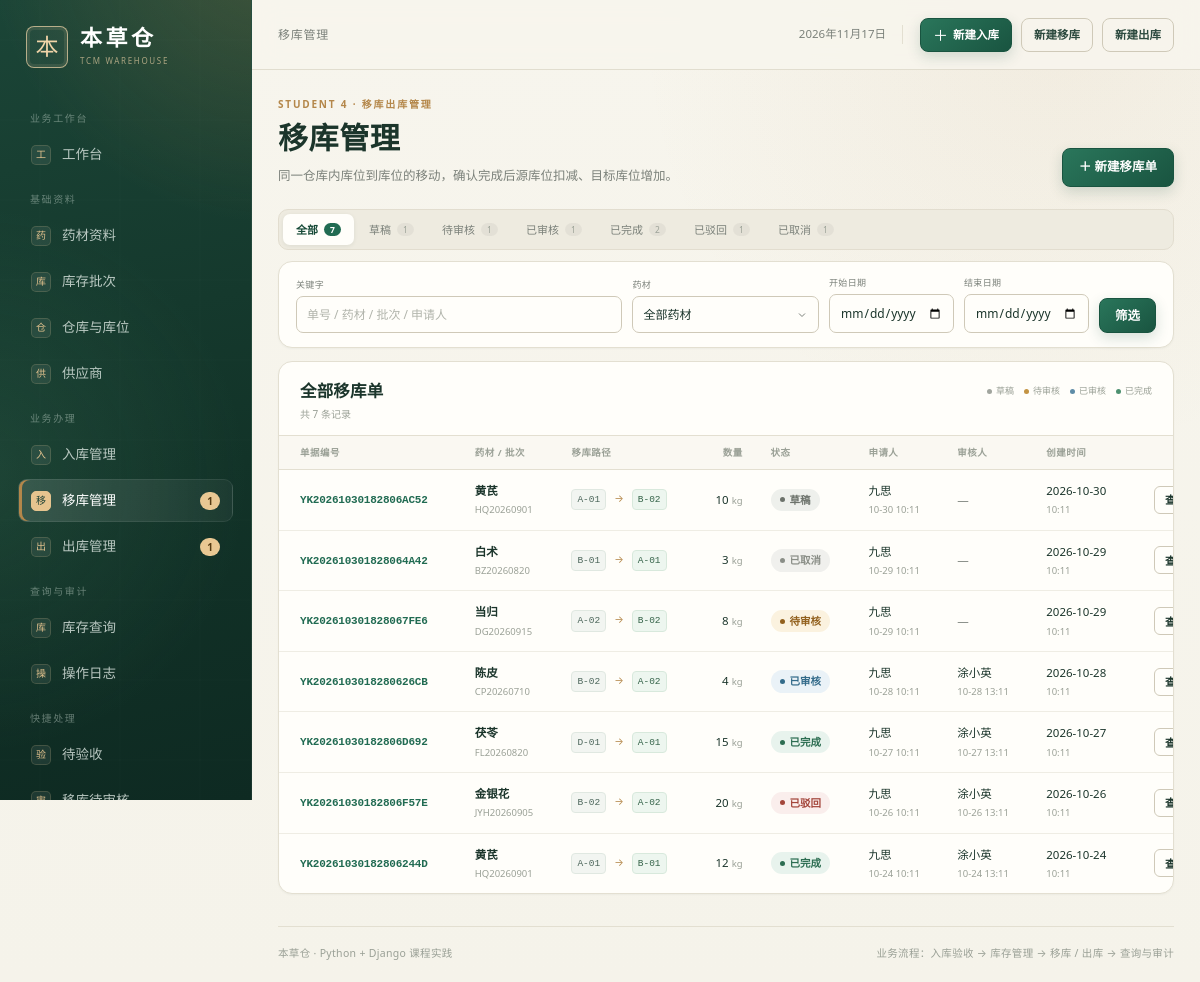
Screenshot of /transfers/ (signed in) with the database file from the repository.
### warehouse/models.py (models this page shows, shortened)
class OrderBase(models.Model):
    status = models.CharField(
        "单据状态",
        max_length=16,
        choices=OrderStatus.choices,
        default=OrderStatus.DRAFT,
        db_index=True,
    )
    applicant = models.ForeignKey(
        settings.AUTH_USER_MODEL,
        on_delete=models.PROTECT,
        related_name="+",
        verbose_name="申请人",
    )
    auditor = models.ForeignKey(
        settings.AUTH_USER_MODEL,
        on_delete=models.PROTECT,
        related_name="+",
        verbose_name="审核人",
        null=True,
        blank=True,
    )
    review_comment = models.CharField("审核意见", max_length=300, blank=True)
    exception_note = models.TextField("异常备注", blank=True)
    submitted_at = models.DateTimeField("提交时间", null=True, blank=True)
    audited_at = models.DateTimeField("审核时间", null=True, blank=True)
    completed_at = models.DateTimeField("完成时间", null=True, blank=True)
    created_at = models.DateTimeField("创建时间", auto_now_add=True)
    updated_at = models.DateTimeField("更新时间", auto_now=True)
    class Meta:
        abstract = True
    @property
    def status_tone(self):
        return STATUS_TONE.get(self.status, "neutral")

class TransferOrder(OrderBase):
    transfer_no = models.CharField(
        "移库单号", max_length=24, unique=True, db_index=True, editable=False
    )
    herb = models.ForeignKey(
        Herb, on_delete=models.PROTECT, related_name="transfers", verbose_name="药材"
    )
    batch_no = models.CharField("批次号", max_length=50)
    from_location = models.ForeignKey(
        StorageLocation,
        on_delete=models.PROTECT,
        related_name="transfers_out",
        verbose_name="移出库位",
    )
    to_location = models.ForeignKey(
        StorageLocation,
        on_delete=models.PROTECT,
        related_name="transfers_in",
        verbose_name="移入库位",
    )
    quantity = models.DecimalField(
        "移库数量",
        max_digits=12,
        decimal_places=3,
        validators=[MinValueValidator(Decimal("0.001"))],
    )
    reason = models.CharField("移库原因", max_length=300)
    class Meta:
        verbose_name = "移库单"
        verbose_name_plural = "移库单"
        ordering = ["-created_at", "-id"]
        indexes = [
            models.Index(fields=["status", "-created_at"]),
            models.Index(fields=["herb", "batch_no"]),
        ]

class Herb(models.Model):
    code = models.CharField("药材编码", max_length=30, unique=True)
    name = models.CharField("药材名称", max_length=80)
    spec = models.CharField("规格", max_length=80, blank=True)
    unit = models.CharField("单位", max_length=10, default="kg")
    category = models.CharField("类别", max_length=40, blank=True)
    safety_stock = models.DecimalField(
        "安全库存", max_digits=12, decimal_places=3, default=Decimal("0")
    )
    is_active = models.BooleanField("启用", default=True)
    class Meta:
        verbose_name = "药材"
        verbose_name_plural = "药材"
        ordering = ["code"]

class StorageLocation(models.Model):
    warehouse = models.ForeignKey(
        Warehouse,
        on_delete=models.PROTECT,
        related_name="locations",
        verbose_name="所属仓库",
    )
    code = models.CharField("库位编码", max_length=30)
    name = models.CharField("库位名称", max_length=80, blank=True)
    zone = models.CharField("库区", max_length=30, blank=True)
    is_active = models.BooleanField("启用", default=True)
    class Meta:
        verbose_name = "库位"
        verbose_name_plural = "库位"
        ordering = ["warehouse__code", "code"]
        constraints = [
            models.UniqueConstraint(
                fields=["warehouse", "code"], name="uniq_location_warehouse_code"
            )
        ]

class UserProfile(models.Model):
    class Role(models.TextChoices):
        ADMIN = "admin", "系统管理员"
        KEEPER = "keeper", "仓管员"
        MANAGER = "manager", "仓库主管"
        VIEWER = "viewer", "只读访客"
    user = models.OneToOneField(
        settings.AUTH_USER_MODEL,
        on_delete=models.CASCADE,
        related_name="profile",
        verbose_name="用户",
    )
    role = models.CharField(
        "岗位角色", max_length=16, choices=Role.choices, default=Role.VIEWER
    )
    phone = models.CharField("联系电话", max_length=20, blank=True)
    department = models.CharField("所属部门", max_length=50, blank=True)
    class Meta:
        verbose_name = "用户档案"
        verbose_name_plural = "用户档案"
    @property
    def display_name(self):
        return self.user.get_full_name() or self.user.username
    @property
    def effective_role(self):
        if self.user.is_superuser:
            return self.Role.ADMIN
        return self.role

### warehouse/views.py (the view)
# urls.py: path("transfers/", views.transfer_list, name="transfer_list"),
@login_required
def transfer_list(request):
    base = _base_order_queryset("transfer")
    counts = _status_counts(base)
    queryset, filters = _apply_common_filters(request, base, "transfer")
    page_obj = _pagination(request, queryset)
    context = {
        "page_obj": page_obj,
        "orders": page_obj.object_list,
        "counts": counts,
        "total_count": sum(counts.values()),
        "status_tabs": _status_tabs(counts, filters["status"]),
        "filters": filters,
        "herbs": Herb.objects.filter(is_active=True),
        "kind": "transfer",
        "kind_label": "移库单",
        "list_title": "移库管理",
        "list_sub": "同一仓库内库位到库位的移动，确认完成后源库位扣减、目标库位增加。",
        "detail_url_name": "transfer_detail",
        "create_url_name": "transfer_create",
        "active_nav": "transfer",
        "can_create": has_perm(request.user, "transfer.create"),
    }
    return render(request, "warehouse/order_list.html", context)

### warehouse/permissions.py (called while the page is built)
def get_role(user):
    if not user.is_authenticated:
        return None
    if user.is_superuser:
        return "admin"
    profile = getattr(user, "profile", None)
    return profile.effective_role if profile else "viewer"

def has_perm(user, code):
    return bool(get_access_config(user)["permissions"].get(code))

def allowed_menus(user):
    return set(get_access_config(user)["menus"])

def can_create(user):
    return has_perm(user, "transfer.create") or has_perm(user, "outbound.create")

def can_audit(user):
    return (
        has_perm(user, "transfer.audit")
        or has_perm(user, "outbound.audit")
        or has_perm(user, "inbound.audit")
    )

def can_execute(user):
    return (
        has_perm(user, "transfer.execute")
        or has_perm(user, "outbound.execute")
        or has_perm(user, "inbound.execute")
    )

### warehouse/templatetags/warehouse_tags.py (called while the page is built)
@register.simple_tag
def menu_url(key):
    name = MENU_URL_NAMES.get(key)
    if not name:
        return "#"
    try:
        return reverse(name)
    except NoReverseMatch:
        return "#"

@register.simple_tag(takes_context=True)
def query_replace(context, **kwargs):
    request = context.get("request")
    query = request.GET.copy() if request else {}
    for key, value in kwargs.items():
        if value is None or value == "":
            query.pop(key, None)
        else:
            query[key] = value
    try:
        return query.urlencode()
    except AttributeError:
        return ""

@register.filter
def get_item(mapping, key):
    if mapping is None:
        return None
    try:
        return mapping.get(key)
    except AttributeError:
        try:
            return mapping[key]
        except (KeyError, IndexError, TypeError):
            return None

@register.filter
def qty(value, digits=3):
    try:
        number = Decimal(value)
    except (TypeError, ValueError, InvalidOperation):
        return value
    text = f"{number:.{digits}f}".rstrip("0").rstrip(".")
    return text or "0"

### warehouse/views.py (called while the page is built)
def _status_counts(queryset):
    counts = {key: 0 for key, _label in STATUS_CHOICES}
    for row in queryset.values("status").annotate(total=Count("id")):
        counts[row["status"]] = row["total"]
    return counts

def _status_tabs(counts, current=""):
    return [
        {
            "value": value,
            "label": label,
            "count": counts.get(value, 0),
            "active": current == value,
        }
        for value, label in STATUS_CHOICES
    ]

### templates/warehouse/order_list.html (shortened to what this page needs)
{% extends "base.html" %}
{% load warehouse_tags %}
{% block breadcrumb %}{{ list_title }}{% endblock %}
{% block content %}
<section class="page-head">
  <div>
    <p class="eyebrow">STUDENT 4 · 移库出库管理</p>
    <h1>{{ list_title }}</h1>
    <p class="page-sub">{{ list_sub }}</p>
  </div>
  <div class="head-actions">
    {% if can_create %}
    <a href="{% url create_url_name %}" class="btn btn-primary">＋ 新建{{ kind_label }}</a>
    {% endif %}
  </div>
</section>
<div class="status-tabs" role="tablist" aria-label="按状态筛选">
  <a href="?{% query_replace status='' page='' %}" class="status-tab {% if not filters.status %}active{% endif %}">
    全部 <span>{{ total_count }}</span>
  </a>
  {% for tab in status_tabs %}
  <a href="?{% query_replace status=tab.value page='' %}" class="status-tab {% if tab.active %}active{% endif %}">
    {{ tab.label }} <span>{{ tab.count }}</span>
  </a>
  {% endfor %}
</div>
<section class="panel filter-panel">
  <form method="get" class="filter-form">
    <label class="filter-field filter-search">
      <span>关键字</span>
      <input type="search" name="q" value="{{ filters.q }}" class="form-input" placeholder="单号 / 药材 / 批次 / 申请人{% if kind == 'outbound' %} / 领用人{% endif %}">
    </label>
    <label class="filter-field">
      <span>药材</span>
      <select name="herb" class="form-select">
        <option value="">全部药材</option>
      </select>
    </label>
    <label class="filter-field">
      <span>开始日期</span>
      <input type="date" name="date_from" value="{{ filters.date_from }}" class="form-input">
    </label>
    <label class="filter-field">
      <span>结束日期</span>
      <input type="date" name="date_to" value="{{ filters.date_to }}" class="form-input">
    </label>
    <div class="filter-actions">
      <button type="submit" class="btn btn-primary">筛选</button>
    </div>
  </form>
</section>
<section class="panel">
  <div class="panel-head list-head">
    <div>
      <h2>{% if filters.status %}{{ filters.status|status_label }}{% else %}全部{% endif %}{{ kind_label }}</h2>
      <p>共 {{ page_obj.paginator.count }} 条记录{% if filters.has_filters %}（已筛选）{% endif %}</p>
    </div>
    <div class="legend">
      <span><i class="legend-dot dot-draft"></i>草稿</span>
      <span><i class="legend-dot dot-pending"></i>待审核</span>
      <span><i class="legend-dot dot-approved"></i>已审核</span>
      <span><i class="legend-dot dot-completed"></i>已完成</span>
    </div>
  </div>
  {% if orders %}
  <div class="table-wrap">
    <table class="data-table order-table">
      <thead>
        <tr>
          <th>单据编号</th>
          <th>药材 / 批次</th>
          <th>{% if kind == 'transfer' %}移库路径{% else %}出库去向{% endif %}</th>
          <th class="num">数量</th>
          <th>状态</th>
          <th>申请人</th>
          <th>审核人</th>
          <th>创建时间</th>
          <th></th>
        </tr>
      </thead>
      <tbody>
        {% for order in orders %}
        <tr>
          <td>
            <a class="order-link" href="{% url detail_url_name order.pk %}">
              {% if kind == 'transfer' %}{{ order.transfer_no }}{% else %}{{ order.outbound_no }}{% endif %}
            </a>
          </td>
          <td>
            <strong class="cell-strong">{{ order.herb.name }}</strong>
            <small class="cell-sub">{{ order.batch_no }}{% if kind == 'outbound' %} · {{ order.get_outbound_type_display }}{% endif %}</small>
          </td>
          <td class="path-cell">
            {% if kind == 'transfer' %}
              <span class="loc-chip">{{ order.from_location.code }}</span>
              <span class="path-arrow">→</span>
              <span class="loc-chip loc-chip-in">{{ order.to_location.code }}</span>
            {% else %}
              <span class="loc-chip">{{ order.location.code }}</span>
              <span class="path-arrow">→</span>
              <span class="dest-text">{{ order.recipient }}</span>
            {% endif %}
          </td>
          <td class="num">{{ order.quantity|qty }} <small>{{ order.herb.unit }}</small></td>
          <td><span class="status status-{{ order.status_tone }}">{{ order.get_status_display }}</span></td>
          <td>
            {{ order.applicant.profile.display_name|default:order.applicant.username }}
            <small class="cell-sub">{{ order.created_at|date:"m-d H:i" }}</small>
          </td>
          <td>
            {% if order.auditor %}
              {{ order.auditor.profile.display_name|default:order.auditor.username }}
              <small class="cell-sub">{{ order.audited_at|date:"m-d H:i" }}</small>
            {% else %}<span class="muted">—</span>{% endif %}
          </td>
          <td class="nowrap">{{ order.created_at|date:"Y-m-d" }}<small class="cell-sub">{{ order.created_at|date:"H:i" }}</small></td>
          <td class="row-action"><a href="{% url detail_url_name order.pk %}" class="btn btn-tiny">查看</a></td>
        </tr>
        {% endfor %}
      </tbody>
    </table>
  </div>
  {% endif %}
</section>
{% endblock %}

### rows the page displays
TransferOrder: transfer_no "YK20261030182806AC52", herb.name "黄芪", batch_no "HQ20260901", from_location.code "A-01", to_location.code "B-02", quantity|qty "10", herb.unit "kg", status "草稿", applicant.profile.display_name "九思", created_at "10-30 10:11", created_at "2026-10-30", created_at "10:11"
TransferOrder: transfer_no "YK202610301828064A42", herb.name "白术", batch_no "BZ20260820", from_location.code "B-01", to_location.code "A-01", quantity|qty "3", herb.unit "kg", status "已取消", applicant.profile.display_name "九思", created_at "10-29 10:11", created_at "2026-10-29", created_at "10:11"
TransferOrder: transfer_no "YK202610301828067FE6", herb.name "当归", batch_no "DG20260915", from_location.code "A-02", to_location.code "B-02", quantity|qty "8", herb.unit "kg", status "待审核", applicant.profile.display_name "九思", created_at "10-29 10:11", created_at "2026-10-29", created_at "10:11"
TransferOrder: transfer_no "YK2026103018280626CB", herb.name "陈皮", batch_no "CP20260710", from_location.code "B-02", to_location.code "A-02", quantity|qty "4", herb.unit "kg", status "已审核", applicant.profile.display_name "九思", created_at "10-28 10:11", auditor.profile.display_name "涂小英", audited_at "10-28 13:11", created_at "2026-10-28", created_at "10:11"
TransferOrder: transfer_no "YK20261030182806D692", herb.name "茯苓", batch_no "FL20260820", from_location.code "D-01", to_location.code "A-01", quantity|qty "15", herb.unit "kg", status "已完成", applicant.profile.display_name "九思", created_at "10-27 10:11", auditor.profile.display_name "涂小英", audited_at "10-27 13:11", created_at "2026-10-27", created_at "10:11"
TransferOrder: transfer_no "YK20261030182806F57E", herb.name "金银花", batch_no "JYH20260905", from_location.code "B-02", to_location.code "A-02", quantity|qty "20", herb.unit "kg", status "已驳回", applicant.profile.display_name "九思", created_at "10-26 10:11", auditor.profile.display_name "涂小英", audited_at "10-26 13:11", created_at "2026-10-26", created_at "10:11"
TransferOrder: transfer_no "YK20261030182806244D", herb.name "黄芪", batch_no "HQ20260901", from_location.code "A-01", to_location.code "B-01", quantity|qty "12", herb.unit "kg", status "已完成", applicant.profile.display_name "九思", created_at "10-24 10:11", auditor.profile.display_name "涂小英", audited_at "10-24 13:11", created_at "2026-10-24", created_at "10:11"

### other values shown
{{ group.label }} "业务工作台" "基础资料" "业务办理" "查询与审计"
{{ label|slice:":1" }} "工" "药" "库" "仓" "供" "入" "移" "出" "库" "操"
{{ label }} "工作台" "药材资料" "库存批次" "仓库与库位" "供应商" "入库管理" "移库管理" "出库管理" "库存查询" "操作日志"
{{ nav_pending_transfers }} "1"
{{ nav_pending_outbounds }} "1"
{{ list_title }} "移库管理"
{{ list_sub }} "同一仓库内库位到库位的移动，确认完成后源库位扣减、目标库位增加。"
{{ kind_label }} "移库单"
{{ total_count }} "7"
{{ tab.label }} "草稿" "待审核" "已审核" "已完成" "已驳回" "已取消"
{{ tab.count }} "1" "1" "1" "2" "1" "1"
{{ page_obj.paginator.count }} "7"
